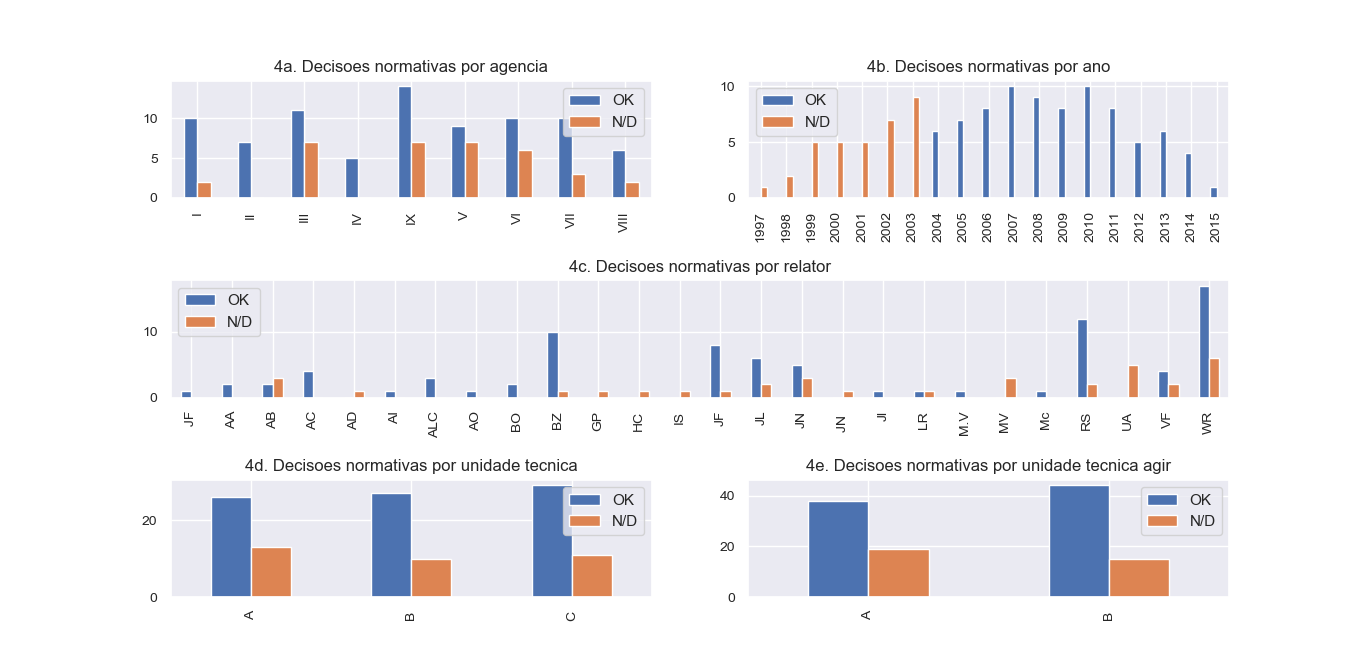

Write the Python code that produced this figure.
import pandas as pd
import matplotlib.pyplot as plt
import seaborn as sns
import roman


df = pd.read_excel('base_de_dados.xlsx') # Importar base de dados para dataframe
df = df.dropna() # Descartar entradas com dados NaN
df['AgenciaInt'] = df['Agencia'].apply(lambda x: roman.fromRoman(x)) # Transformar numerais romanos em inteiros

sns.set()
fig, axes = plt.subplots(nrows=3, ncols=2, figsize=(10,10))
plt.subplots_adjust(hspace=0.7)


# ===============================================================================================================
#                                                  QUESTAO 4a
# ===============================================================================================================

agencias = list(df['AgenciaInt'].unique())
agencias = sorted(agencias)

d_4a={}

for x in agencias:
    main_index = roman.toRoman(int(x))
    d_4a[main_index] = {'OK':0, 'N/D':0}
    for index, row in df.iterrows():
        if row['AgenciaInt'] == x:
            if row['decisao_normativa'] == 'N/D':
                d_4a[main_index]['N/D'] += 1
            else:
                d_4a[main_index]['OK'] += 1

result_3a = pd.DataFrame.from_dict(d_4a, orient='index')
result_3a.plot.bar(ax=axes[0,0], title='4a. Decisoes normativas por agencia', fontsize=10)


# ===============================================================================================================
#                                                  QUESTAO 4b
# ===============================================================================================================

anos = list(df['Exercicio_Apurado'].unique())
anos = sorted([int(x) for x in anos])

d_4b={}

for x in anos:
    d_4b[x] = {'OK':0, 'N/D':0}
    for index, row in df.iterrows():
        if row['Exercicio_Apurado'] == x:
            if row['decisao_normativa'] == 'N/D':
                d_4b[x]['N/D'] += 1
            else:
                d_4b[x]['OK'] += 1

result_4b = pd.DataFrame.from_dict(d_4b, orient='index')
result_4b.plot.bar(ax=axes[0, 1], title='4b. Decisoes normativas por ano', fontsize=10)


# ===============================================================================================================
#                                                  QUESTAO 4c
# ===============================================================================================================

relatores = list(df['Relator'].unique())
relatores = sorted(relatores)

d_4c={}

for x in relatores:
    d_4c[x] = {'OK':0, 'N/D':0}
    for index, row in df.iterrows():
        if row['Relator'] == x:
            if row['decisao_normativa'] == 'N/D':
                d_4c[x]['N/D'] += 1
            else:
                d_4c[x]['OK'] += 1

result_4c = pd.DataFrame.from_dict(d_4c, orient='index')
large_left_ax = plt.subplot2grid((3,2), (1,0), colspan=2, rowspan=1)
result_4c.plot.bar(ax=large_left_ax, title='4c. Decisoes normativas por relator', fontsize=10)



# ===============================================================================================================
#                                                  QUESTAO 4d
# ===============================================================================================================

unidades = list(df['Unidade_Tecnica_Responsavel'].unique())
unidades = sorted(unidades)

d_4d={}

for x in unidades:
    d_4d[x] = {'OK':0, 'N/D':0}
    for index, row in df.iterrows():
        if row['Unidade_Tecnica_Responsavel'] == x:
            if row['decisao_normativa'] == 'N/D':
                d_4d[x]['N/D'] += 1
            else:
                d_4d[x]['OK'] += 1

result_4d = pd.DataFrame.from_dict(d_4d, orient='index')
result_4d.plot.bar(ax=axes[2,0], title='4d. Decisoes normativas por unidade tecnica', fontsize=10)


# ===============================================================================================================
#                                                  QUESTAO 4e
# ===============================================================================================================

agir = list(df['Unidade_Tecnica_Por_Agir'].unique())
agir = sorted(agir)

d_4e={}

for x in agir:
    d_4e[x] = {'OK':0, 'N/D':0}
    for index, row in df.iterrows():
        if row['Unidade_Tecnica_Por_Agir'] == x:
            if row['decisao_normativa'] == 'N/D':
                d_4e[x]['N/D'] += 1
            else:
                d_4e[x]['OK'] += 1

result_4e = pd.DataFrame.from_dict(d_4e, orient='index')
result_4e.plot.bar(ax=axes[2,1], title='4e. Decisoes normativas por unidade tecnica agir', fontsize=10)


plt.show()
